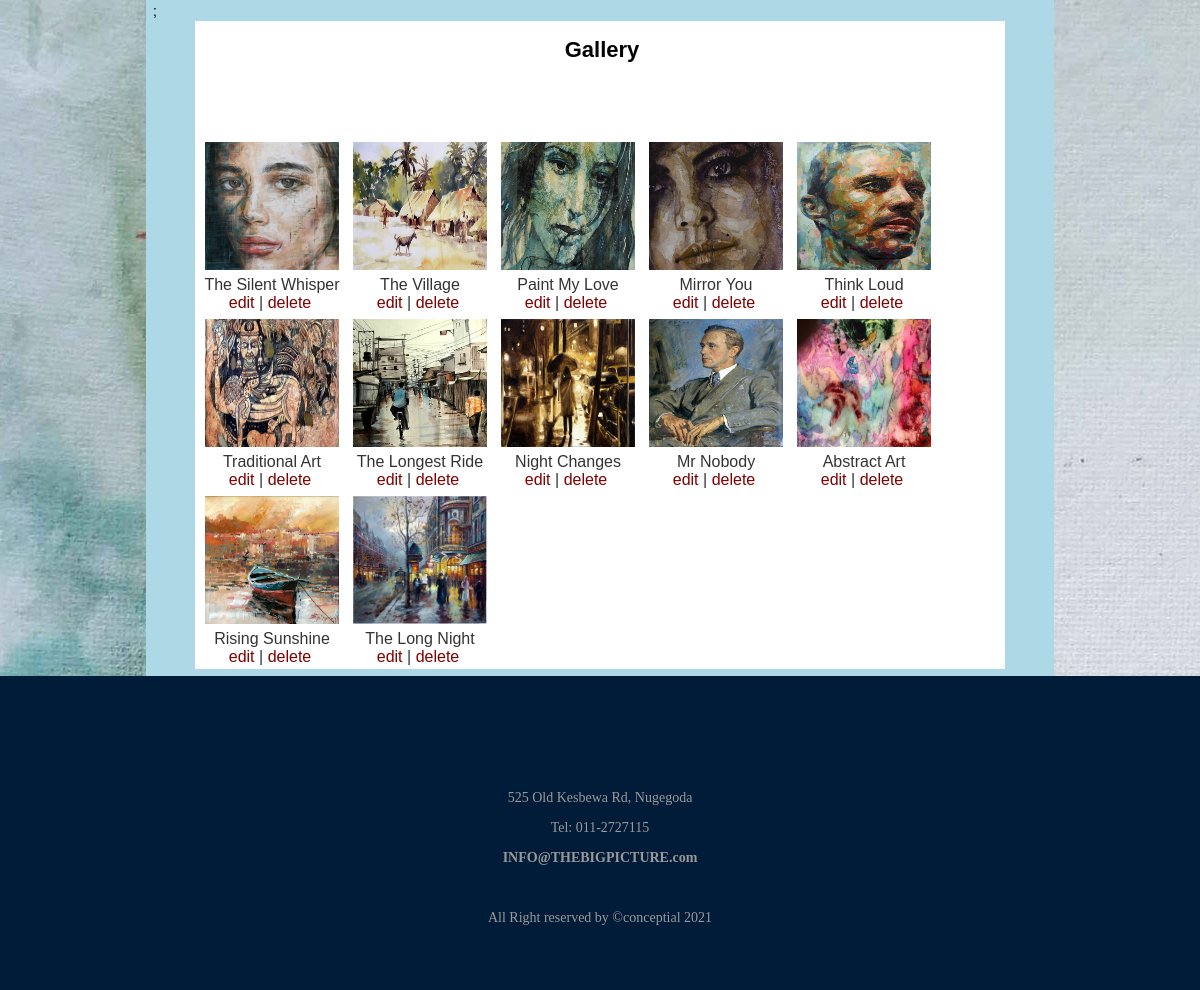
The app's page /pages/Gallery.php (signed in) with its own data.
### tables this page shows
CREATE TABLE `art` (
  `id` int(11) NOT NULL,
  `title` varchar(45) NOT NULL,
  `price` float NOT NULL,
  `imagePath` varchar(200) NOT NULL,
  `status` int(11) NOT NULL
);

### pages/Gallery.php (the view, shortened to what this page needs)
<!doctype html>
<html>
<head>
<link rel="stylesheet" type="text/css" href="../css/basicStyle - Copy.css">
<link rel="stylesheet" type="text/css" href="../css/style.css">
</head>
<body>
	<table width="908" height="225" align="center">
    <tbody>
		    <tr>
      <td colspan="2"><form action="Gallery.php" method="post">
        ;
        <table width="814" height="268" border="0" align="center">
          <tr>
            <td width="534" colspan="2" bgcolor="#FFFFFF"><div align="center"></div>
              <h1 style="color:black;"><center>Gallery</center></h1>
              <p>&nbsp;</p>
              <p>&nbsp;</p>
				<?php
				$con = mysqli_connect("localhost:3306","root","","artdb");
		$sql ="SELECT * FROM `art` WHERE `status` = '1'";
		$result = mysqli_query($con,$sql);
		if(mysqli_num_rows($result)> 0)
		{
			while($row = mysqli_fetch_assoc($result))
			{
				?>
			  <div class="image"><a href="<?php echo $row['imagePath'];?>">
				  <img src="<?php echo $row['imagePath'];?>" width="134" height="128"></a>
				  <div class="desc"> <?php echo $row['title'];?>  <br>
				  <a href="editArt.php?id=<?php
				echo $row['id']; ?>">edit</a> | <a href="DeleteArt.php?id=<?php
				echo $row['id']; ?>">delete</a>
				  </div>
				</div>
				<?php
			}
		}
				?>
			  </td>
          </tr>
        </table>
      </form></td>
    </tr>
  </tbody>
</table>
<footer class="footer">
	<div class="footer-bottom">
	    <p>525 Old Kesbewa Rd, Nugegoda</p>
        <p>Tel: 011-2727115</p>
        <p><b>INFO@THEBIGPICTURE.com</b></p><br>
		<p>All Right reserved by &copy;conceptial 2021</p>
	</div>
</footer>
</body>
</html>

### css/basicStyle - Copy.css (style rules this page uses)
div.image { margin: 2px; height: auto; width: auto; float: left; text-align: center; }
div.image img { display: inline; margin: 3px; }
div.desc { text-align: center; font-weight: normal; width: auto; font-family:Arial, Helvetica, sans-serif; color:#333; font-size:16px; }
a { text-align: center; color:maroon; text-decoration: none; font-family:Arial, Helvetica, sans-serif; }
* { box-sizing: border-box; }
td { font-family:Arial, Helvetica, sans-serif; font-size:14px; text-indent:4px; }
h1 { text-align:left; color:#111; text-decoration: none; font-size:22px; font-family:Arial, Helvetica, sans-serif; }

### css/style.css (style rules this page uses)
*,*:before,*:after { box-sizing: border-box; }
body { font-family: poppins; margin:0; display:grid; font-size: 14px; }
footer { display: -webkit-flex; display: -mos-flex; display: -ms-flex; display: -o-flex; display: flex; flex-flow: row wrap; padding: 50px; color: #fff; background-color: #011c39; }
.footer > * { flex: 1 100%; }
.footer-bottom { text-align: center; color: #999; padding-top: 50px; }

### pages/Gallery.php (style rules this page uses)
body { background-image: url("../images/Bg_pic2.jpg"); }
table { background-color: lightblue; }

### records on screen
art: imagePath (picture), title "The Silent Whisper"
art: imagePath (picture), title "The Village"
art: imagePath (picture), title "Paint My Love"
art: imagePath (picture), title "Mirror You"
art: imagePath (picture), title "Think Loud"
art: imagePath (picture), title "Traditional Art"
art: imagePath (picture), title "The Longest Ride"
art: imagePath (picture), title "Night Changes"
art: imagePath (picture), title "Mr Nobody"
art: imagePath (picture), title "Abstract Art"
art: imagePath (picture), title "Rising Sunshine"
art: imagePath (picture), title "The Long Night"
